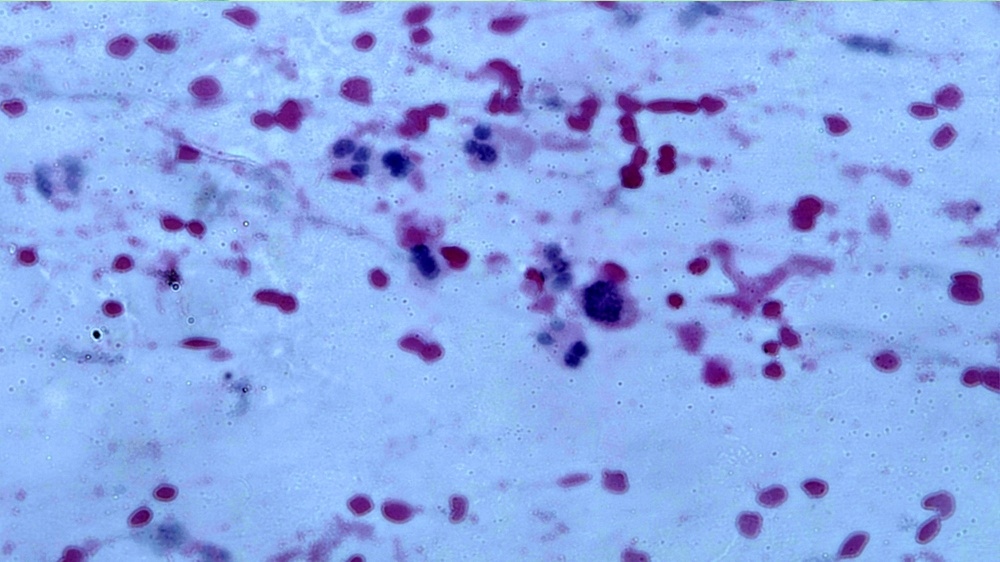
#> input picture day31-40/day-34/dataset/2.jpg, 1000 x 562 px, shrunk from 3264 x 1836 before the run, found by its file name
$ python Day34.py
#> lines starting #> are read from the running program, lines starting #| are printed output that depends on the picture
# Day 34

# - Bộ lọc Gauss là một kỹ thuật xử lý ảnh phổ biến được sử dụng để làm mịn ảnh và loại bỏ nhiễu. Nó hoạt động bằng cách áp dụng một ma trận Gauss lên từng pixel của ảnh
# - Hàm Gauss là một hàm phân phối xác xuất có dạng hình chuông. giá trị của hàm Gauss tại mỗi pixel được xác định bởi độ lệnh chuẩn sigma của hàm. Sigma càng lớn, mức độ làm mịn càn cao. Công thức tổng quát của Gaussian Filter như sau:
#
#
# Bài tập Hãy đọc và hiển thị ảnh có tên 2.jpg trong tập dữ liệu trên, áp dụng kỹ thuật Gaussian Filter trong thư viện OpenCv theo 2 cách cài đặt với các sigma khác nhau [2.5,5.0,10.0]
import cv2
import matplotlib.pyplot as plt

# [17 lines of commented-out code are left out]

import cv2
import matplotlib.pyplot as plt

# Đọc ảnh từ tệp 2.jpg
image = cv2.imread('/content/drive/MyDrive/Colab Notebooks/2.jpg')
#> image is the input picture: shape (562, 1000, 3); mean B, G, R 233.7, 169.8, 140.3

# Chuyển đổi ảnh sang dạng gray (nếu cần)
image_gray = cv2.cvtColor(image, cv2.COLOR_BGR2GRAY)
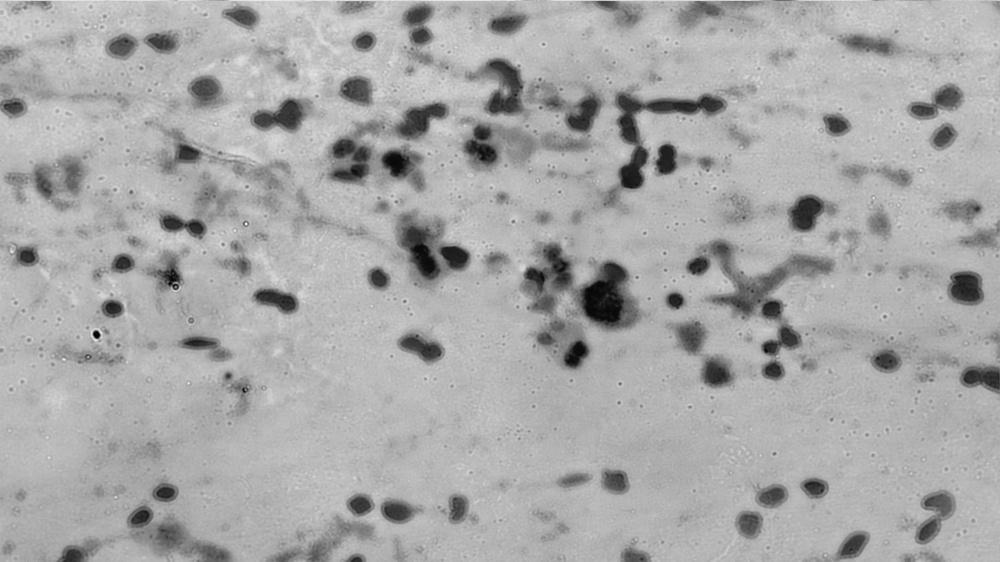
#> image_gray: shape (562, 1000); min 2, max 243, mean 168.3

plt.subplot(1, 4, 1)
plt.title('Sigma = origin')
plt.imshow(cv2.cvtColor(image_gray, cv2.COLOR_BGR2RGB))
# Các giá trị sigma khác nhau
sigmas = [2.5, 5.0, 10.0]

# Áp dụng bộ lọc Gaussian với các sigma khác nhau và hiển thị ảnh
plt.figure(figsize=(10, 5))
for i, sigma in enumerate(sigmas):
    # Áp dụng bộ lọc Gaussian
    gaussian_image = cv2.GaussianBlur(image_gray, (5, 5), sigma)

    # Hiển thị ảnh
    plt.subplot(1, len(sigmas)+1, i+1)
    plt.title(f'Sigma = {sigma}')
    plt.imshow(cv2.cvtColor(gaussian_image, cv2.COLOR_BGR2RGB))
    plt.axis('off')

plt.show()
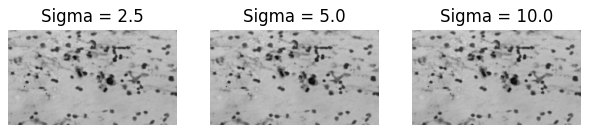
#> figure drawn by matplotlib, 3 panels

$ run again, with day31-40/day-34/dataset/1.jpg copied over day31-40/day-34/dataset/2.jpg
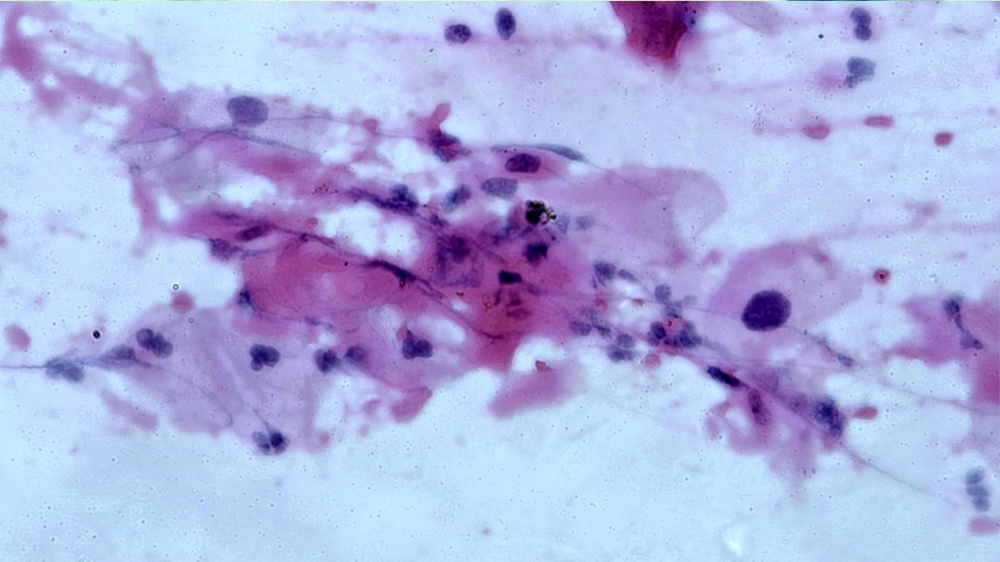
#> input picture day31-40/day-34/dataset/1.jpg, 1000 x 562 px, shrunk from 3264 x 1836 before the run, found by its file name
#> image is the input picture: shape (562, 1000, 3); mean B, G, R 224.2, 177.1, 172.5
#> `image_gray = cv2.cvtColor(image, cv2.COLOR_BGR2GRAY)`:
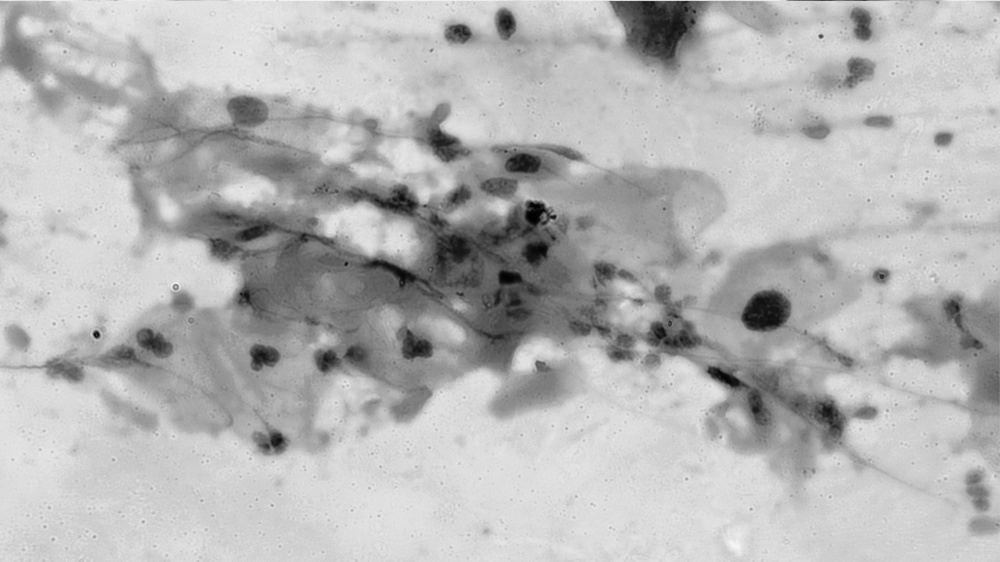
#> image_gray: shape (562, 1000); min 0, max 245, mean 181.1
#> `plt.show()`:
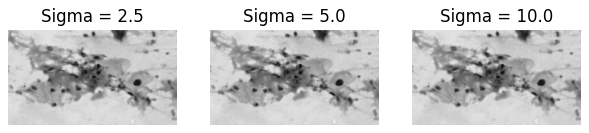
#> figure drawn by matplotlib, 3 panels

$ run again, with day31-40/day-34/dataset/10.jpg copied over day31-40/day-34/dataset/2.jpg
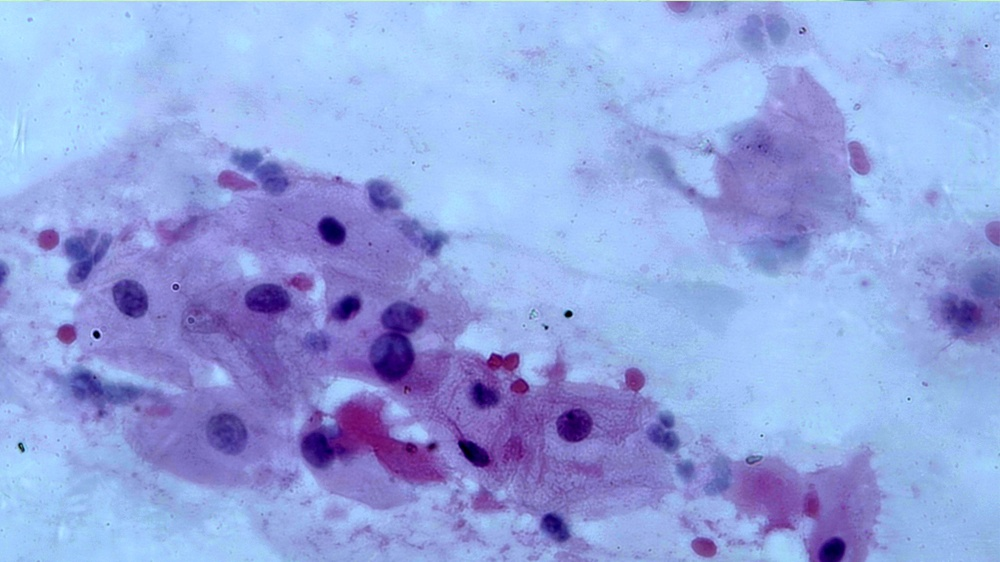
#> input picture day31-40/day-34/dataset/10.jpg, 1000 x 562 px, shrunk from 3264 x 1836 before the run, found by its file name
#> image is the input picture: shape (562, 1000, 3); mean B, G, R 224.5, 164.2, 147.4
#> `image_gray = cv2.cvtColor(image, cv2.COLOR_BGR2GRAY)`:
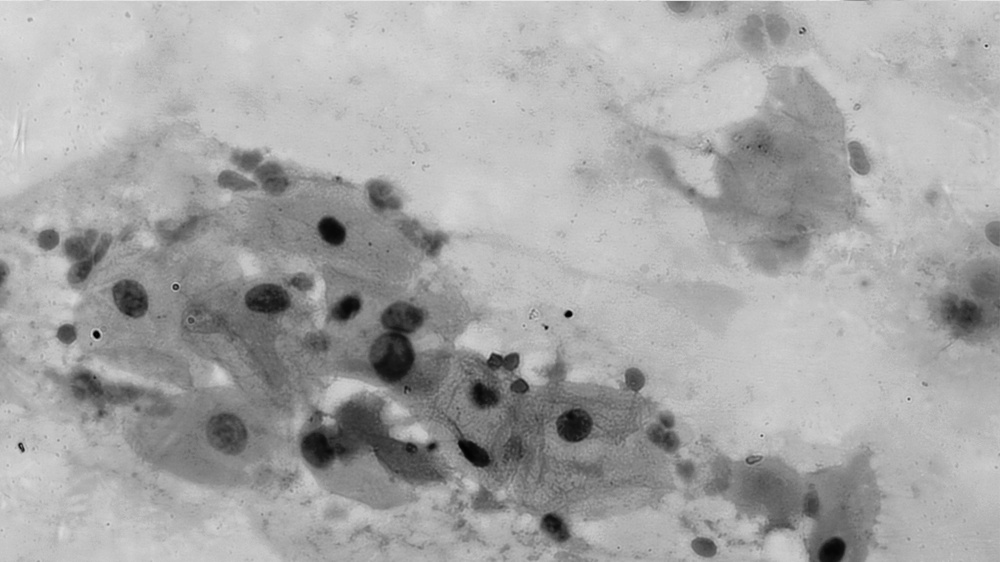
#> image_gray: shape (562, 1000); min 0, max 233, mean 166.1
#> `plt.show()`:
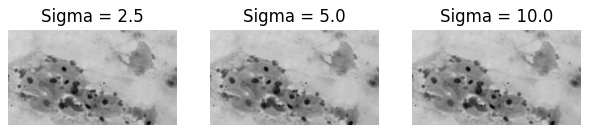
#> figure drawn by matplotlib, 3 panels

$ run again, with day31-40/day-34/dataset/3.jpg copied over day31-40/day-34/dataset/2.jpg
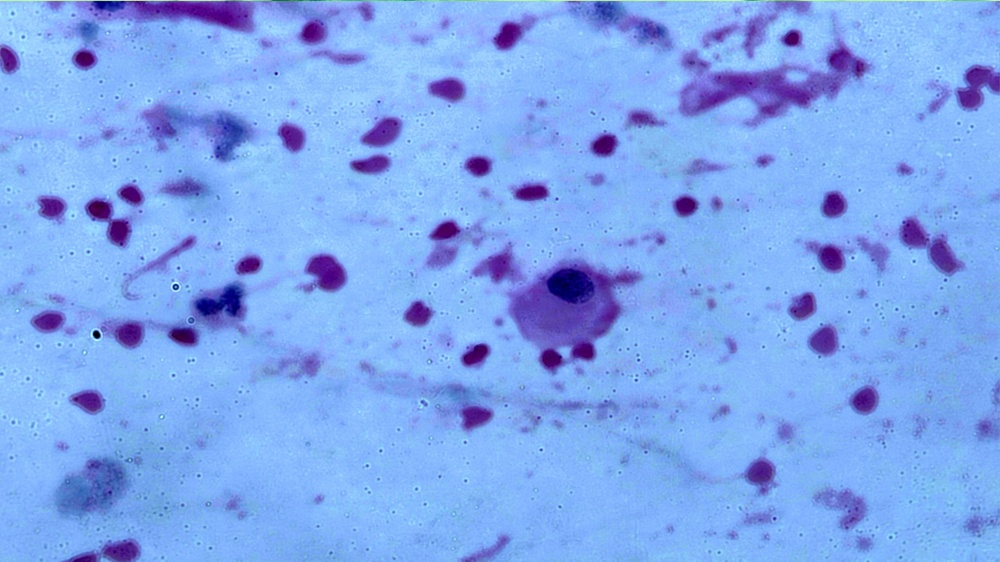
#> input picture day31-40/day-34/dataset/3.jpg, 1000 x 562 px, shrunk from 3264 x 1836 before the run, found by its file name
#> image is the input picture: shape (562, 1000, 3); mean B, G, R 239.4, 167.4, 126.7
#> `image_gray = cv2.cvtColor(image, cv2.COLOR_BGR2GRAY)`:
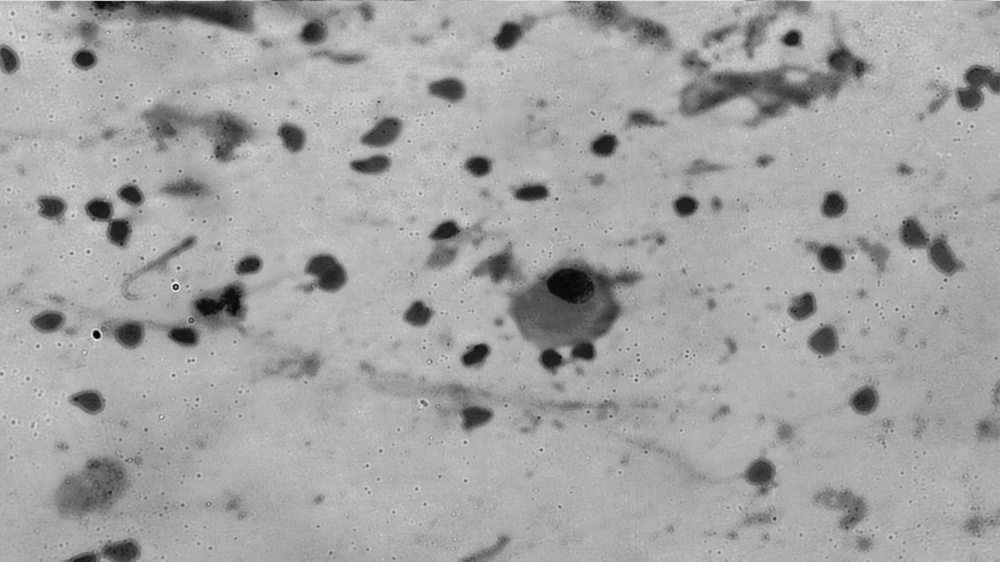
#> image_gray: shape (562, 1000); min 2, max 240, mean 163.4
#> `plt.show()`:
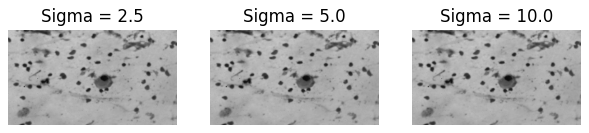
#> figure drawn by matplotlib, 3 panels
